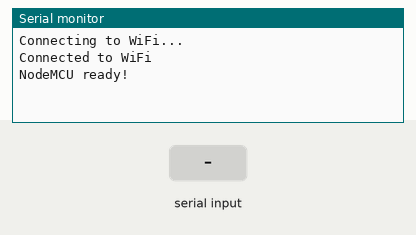
This sketch was run on a simulated ESP8266 (NodeMCU). Shown: the last lines printed to the serial monitor. The test bench sets the inputs (shaded band). WiFi joins after 1.5 s; servers stay silent unless stated.

Above: at 3.0 s.
3.1 s: "Body Temp:\n" received over the second serial link
At 3.9 s:
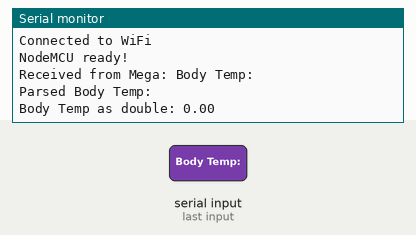
4.6 s: ",\n" received over the second serial link
At 5.8 s:
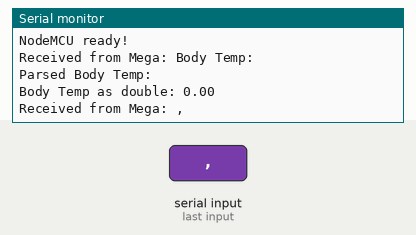
6.1 s: "Room Temp:\n" received over the second serial link
At 7.2 s:
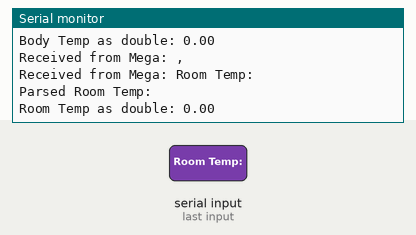
7.6 s: ", Humidity\n" received over the second serial link
At 8.8 s:
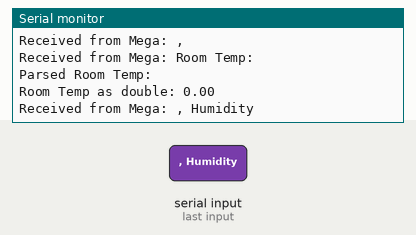
9.1 s: "Humidity:\n" received over the second serial link
At 10.3 s:
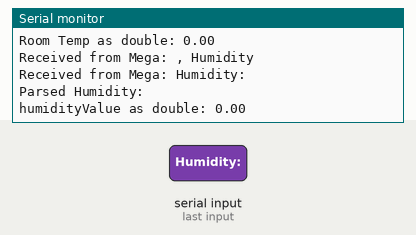
10.6 s: "HeartRate:\n" received over the second serial link
At 11.2 s:
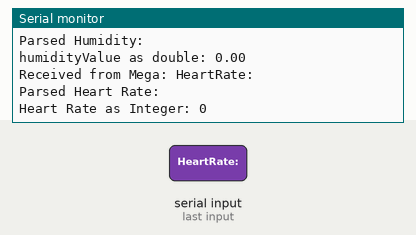

The sketch:

NodeMcu.ino
```cpp
#define BLYNK_TEMPLATE_ID "TMPL6BcIXK908"
#define BLYNK_TEMPLATE_NAME "IoT Project"
#define BLYNK_AUTH_TOKEN "3PLpTKpeBSAiO7_7SZXcuOiCGAlKKetZ"

#include <ESP8266WiFi.h>
#include <BlynkSimpleEsp8266.h>
#include <SoftwareSerial.h>  // Include SoftwareSerial library

// WiFi credentials
char ssid[] = "DARK PHOENIX";
char pass[] = "1234567890.........";

// Virtual pins for Blynk
#define V1 1  // Heart Rate
#define V2 2  // SpO2
#define V3 3  // Systolic BP
#define V4 4  // Diastolic BP
#define V5 5  // Body Temp
#define V6 6  // Room Temp
#define V7 7  // Humidity
#define V8 8  // ECG

// Declare SoftwareSerial pins
#define NODEMCU_TX D1  // GPIO5
#define NODEMCU_RX D2  // GPIO4

// Create SoftwareSerial object
SoftwareSerial MegaSerial(NODEMCU_RX, NODEMCU_TX);  // RX, TX

unsigned long lastReceivedTime = 0;          // Time of last data received
const unsigned long noDataInterval = 10000;  // 10 seconds

void setup() {
  // Start Serial communication for debugging
  Serial.begin(9600);

  // Initialize Blynk
  Blynk.begin(BLYNK_AUTH_TOKEN, ssid, pass);

  // Initialize SoftwareSerial for Mega communication
  MegaSerial.begin(9600);

  Serial.println("Connecting to WiFi...");
  while (WiFi.status() != WL_CONNECTED) {
    delay(1000);
    Serial.print(".");
  }
  Serial.println("Connected to WiFi");
  Serial.println("NodeMCU ready!");
}

void loop() {
  // Check if data is available from Arduino Mega
  if (MegaSerial.available()) {
    String receivedData = MegaSerial.readStringUntil('\n');
    Serial.println("Received from Mega: " + receivedData);

    // Update the last received time
    lastReceivedTime = millis();

    // Parse and send data to Blynk
    if (receivedData.indexOf("Body Temp:") != -1) {
      String bodyTemp = receivedData.substring(receivedData.indexOf("Body Temp:") + 10, receivedData.indexOf(","));
      Serial.println("Parsed Body Temp: " + bodyTemp);


      // Convert to double
      double bodyTempValue = bodyTemp.toFloat();  // Can be used as double
      Serial.println("Body Temp as double: " + String(bodyTempValue));

      Blynk.virtualWrite(V5, bodyTempValue);  // Send to Blynk app
    }

    if (receivedData.indexOf("Room Temp:") != -1) {
      String roomTemp = receivedData.substring(receivedData.indexOf("Room Temp:") + 10, receivedData.indexOf(", Humidity"));
      Serial.println("Parsed Room Temp: " + roomTemp);

      // Convert to double
      double roomTempValue = roomTemp.toFloat();  // Can be used as double
      Serial.println("Room Temp as double: " + String(roomTempValue));
      Blynk.virtualWrite(V6, roomTempValue);  // Send to Blynk app
    }

    if (receivedData.indexOf("Humidity:") != -1) {
      String humidity = receivedData.substring(receivedData.indexOf("Humidity:") + 9);
      Serial.println("Parsed Humidity: " + humidity);

      // Convert to double
      double humidityValue = humidity.toFloat();  // Can be used as double
      Serial.println("humidityValue as double: " + String(humidityValue));
      Blynk.virtualWrite(V7, humidityValue);  // Send to Blynk app
    }

    if (receivedData.indexOf("HeartRate:") != -1) {
      String heartRate = receivedData.substring(receivedData.indexOf("HeartRate:") + 10, receivedData.indexOf(",SpO2"));
      Serial.println("Parsed Heart Rate: " + heartRate);
      // Convert to integer
      int heartRateValue = heartRate.toInt();  // Converts string to integer

      // Print the integer value
      Serial.println("Heart Rate as Integer: " + String(heartRateValue));

      // Send to Blynk app as an integer value
      Blynk.virtualWrite(V1, heartRateValue);
    }

    if (receivedData.indexOf("SpO2:") != -1) {
      String spo2 = receivedData.substring(receivedData.indexOf("SpO2:") + 5, receivedData.indexOf(",SystolicBP"));
      Serial.println("Parsed SpO2: " + spo2);

      // Convert to double
      double spo2Value = spo2.toFloat();  // Can be used as double
      Serial.println("spo2Value as double: " + String(spo2Value));
      Blynk.virtualWrite(V2, spo2Value);  // Send to Blynk app
    }

    if (receivedData.indexOf("SystolicBP:") != -1) {
      String systolicBP = receivedData.substring(receivedData.indexOf("SystolicBP:") + 11, receivedData.indexOf(",DiastolicBP"));
      Serial.println("Parsed Systolic BP: " + systolicBP);

      // Convert to double
      double systolicBPValue = systolicBP.toFloat();  // Can be used as double
      Serial.println("systolicBP as double: " + String(systolicBPValue));
      Blynk.virtualWrite(V3, systolicBPValue);  // Send to Blynk app
    }

    if (receivedData.indexOf("DiastolicBP:") != -1) {
      String diastolicBP = receivedData.substring(receivedData.indexOf("DiastolicBP:") + 12);
      Serial.println("Parsed Diastolic BP: " + diastolicBP);

      // Convert to double
      double diastolicBPValue = diastolicBP.toFloat();  // Can be used as double
      Serial.println("diastolicBPValue as double: " + String(diastolicBPValue));
      Blynk.virtualWrite(V4, diastolicBPValue);  // Send to Blynk app
    }
  }

  // Run Blynk's background tasks
  Blynk.run();

  // Check for no data received for 10 seconds
  if (millis() - lastReceivedTime > noDataInterval) {
    Serial.println("No data received from Arduino Mega in the last 10 seconds");
    lastReceivedTime = millis();  // Reset timer
  }

  delay(100);  // Minimal delay for stability
}
```

Measured:
- after the input at 3.1 s, the serial monitor: prints a new line at once (image 1)
- after the input at 4.6 s, the serial monitor: prints a new line at once (image 2)
- after the input at 6.1 s, the serial monitor: prints a new line at once (image 3)
- after the input at 7.6 s, the serial monitor: prints a new line after 0.06 s (image 4)
- after the input at 9.1 s, the serial monitor: prints a new line after 0.06 s (image 5)
- after the input at 10.6 s, the serial monitor: prints a new line after 0.09 s (image 6)
